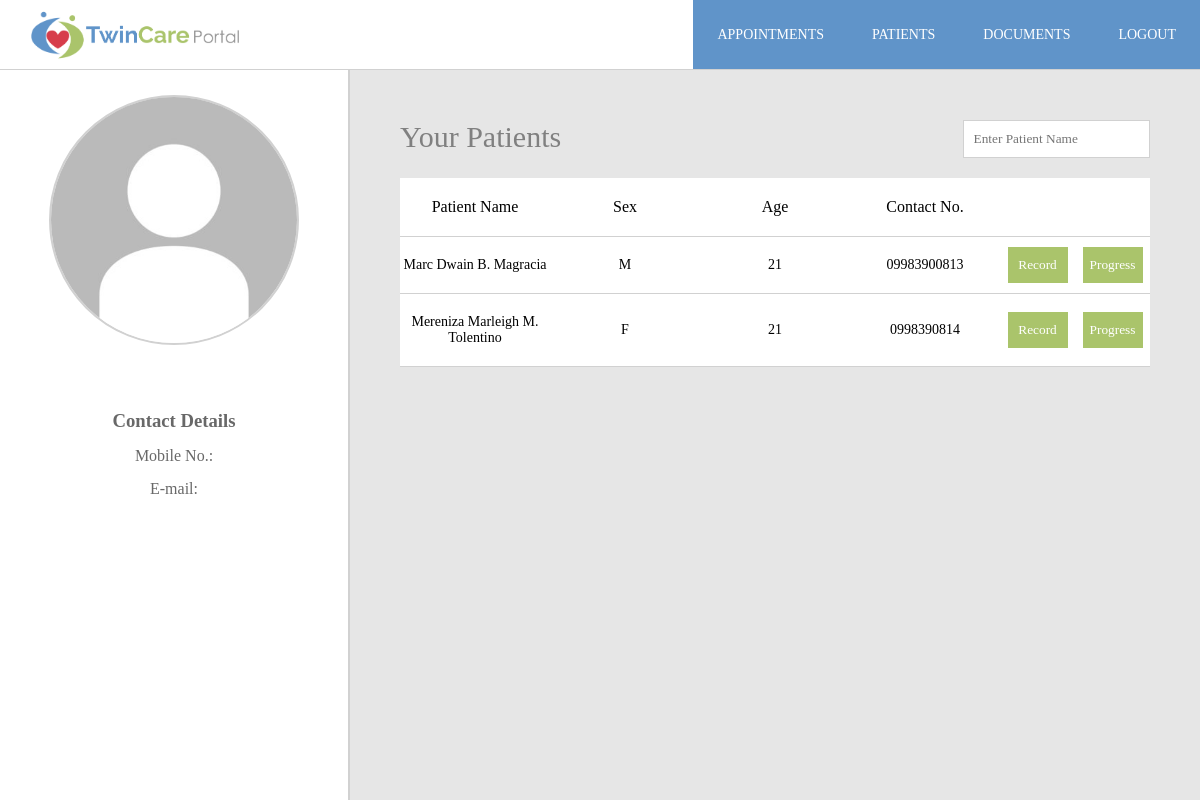
/employee-patients.php, run on an earlier commit of the app's database.
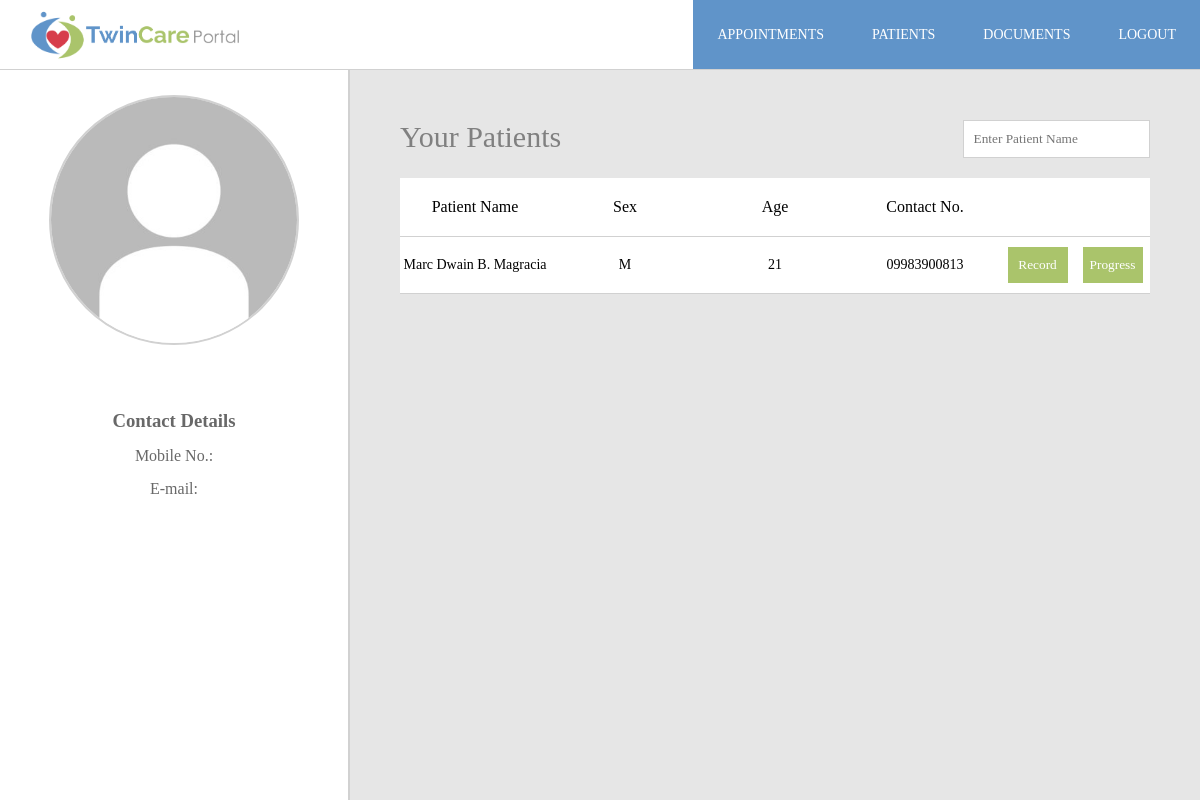
And on a later commit of the database.
### tables this page shows
CREATE TABLE `user_table` (
  `patient_id` int(11) NOT NULL,
  `first_name` varchar(255) NOT NULL,
  `middle_name` varchar(255) NOT NULL,
  `last_name` varchar(255) NOT NULL,
  `email` varchar(255) NOT NULL,
  `password` varchar(1000) NOT NULL,
  `contact_num` varchar(255) NOT NULL,
  `sex` varchar(255) NOT NULL,
  `birthdate` date NOT NULL,
  `medical_record_id` varchar(255) NOT NULL,
  `num_of_appt` int(11) NOT NULL
);

### employee-patients.php (the view, shortened to what this page needs)
<!DOCTYPE html>
<html lang="en">
<head>
    <link rel='stylesheet' type='text/css' href='css/navbar.css'>
    <link rel='stylesheet' type='text/css' href='css/profile.css'>
    <link rel='stylesheet' tyype='text/css' href='css/employee-contents.css'>
</head>
<body>
    <?php include 'extras/employee-navbar.php' ?>
    <?php include 'extras/profile.php' ?>
    <div class='background-container'></div>
    <div class='employee-contents'>
        <div class='e-contents-header'>
            <h2>Your Patients</h2>
            <input type='text' id='search-patient' placeholder='Enter Patient Name'>
        </div>
        <div class='e-contents-table-patients'>
            <div class='e-contents-header-table-patients'>
                <span>Patient Name</span>
                <span>Sex</span>
                <span>Age</span>
                <span>Contact No.</span>
                <span></span>
            </div>
            <div class='patient-tbl'>
                <?php
                include 'php_processes/db_conn.php';
                $query = "SELECT * FROM user_table";
                $result = mysqli_query($conn, $query);
                while ($row = mysqli_fetch_array($result)) {
                    $lastname = $row['last_name'];
                    $middlename = substr($row['middle_name'], 0, 1);
                    $firstname = $row['first_name'];
                    $fullname = "$firstname $middlename. $lastname";
                    $sex = strtoupper(substr($row['sex'], 0, 1));
                    $contact = $row['contact_num'];
                    $birthdate = $row['birthdate'];
                    $from = new DateTime($birthdate);
                    $to = new DateTime('today');
                    $age = $from->diff($to)->y;
                    echo "
                        <div class='e-contents-patients'>
                            <span>$fullname</span>
                            <span>$sex</span>
                            <span>$age</span>
                            <span>$contact</span>
                            <div>
                                <a><button>Record</button></a>
                                <a><button>Progress</button></a>
                            </div>
                        </div>
                    ";
                }
                ?>
            </div>
        </div>
    </div>
</body>
</html>

### extras/employee-navbar.php (shortened to what this page needs)
<nav>
    <div class='logo-container'>
        <img src='img/logo-2.png' class='logo'>
    </div>
    <ul>
        <li><button id="appointments-doctor">Appointments</button></li>
        <li><button id='patients-doctor'>Patients</button></li>
        <li><button id='documents-doctor'>Documents</button></li>
        <li><button id='logout-doctor' name='logout'>Logout</button></li>
    </ul>
</nav>

### extras/profile.php (shortened to what this page needs)
<div class='profile-container'>
    <div class='profile-picture'>
        <div class='profile-pic-div'>
            <img src='img/profile-picture.jpg'>
        </div>
    </div>
    <div class='profile-details'>
        <div class='contact-details'>
            <div class='contact-header'>
                <h3>Contact Details</h3>
            </div>
            <div class='detail'>
                <span>Mobile No.:</span>
            </div>
            <div class='detail'>
                <span>E-mail:</span>
            </div>
        </div>
    </div>
</div>

### css/navbar.css (style rules this page uses)
* { padding: 0; margin: 0; text-decoration: none; list-style: none; box-sizing: border-box; }
:root { --background: #E6E6E6; --blue: #6094C9; --green: #AAC46B; --graytext: #8B8B8B; --grayoutline: rgb(209, 209, 209); }
body { font-family: 'Century Gothic'; }
nav { background: white; height: 70px; width: 100%; position: fixed; top: 0; left: 0; border-bottom: 1px solid rgb(209, 209, 209); }
.logo-container { position: absolute; top: -2px; left: 20px; max-width: 230px; }
.logo-container img { width: 100%; }
nav ul { float: right; height: auto; background-color: var(--blue); display: flex; }
nav ul li { display: flex; justify-content: center; align-items: center; height: auto; }
nav ul li button { background-color: var(--blue); color: white; text-transform: uppercase; font-size: 14px; border: none; padding: 24px; width: 100%; height: 69px; cursor: pointer; font-family: 'Century Gothic'; }

### css/profile.css (style rules this page uses)
* { padding: 0; margin: 0; box-sizing: border-box; }
:root { --background: #E6E6E6; --blue: #6094C9; --green: #AAC46B; --graytext: #8B8B8B; --grayoutline: rgb(209, 209, 209); }
body { font-size: 20px; }
.background-container { position: fixed; top: 0; left: 0; z-index: -10; width: 100%; height: 100%; padding-top: 80px; background-color: var(--background); }
.profile-container { position: fixed; top: 70px; left: 0; width: 350px; height: 92vh; background-color: white; display: flex; flex-direction: column; color: rgb(104, 104, 104); font-size: 0.8em; border-right: 2px solid var(--grayoutline); }
.profile-picture { width: 100%; height: 300px; display: flex; justify-content: center; align-items: center; }
.profile-pic-div { width: 250px; height: 250px; overflow: hidden; display: flex; justify-content: center; align-items: center; border-radius: 50%; border: 2px solid var(--grayoutline); }
.profile-pic-div img { transform: scale(0.7); }
.profile-details { display: flex; flex-direction: column; justify-content: space-between; align-items: center; padding: 30px; padding-top: 0px; text-align: center; }
.contact-details > * { margin-bottom: 15px; }
.detail { display: flex; flex-direction: column; }

### css/employee-contents.css (style rules this page uses)
:root { --background: #E6E6E6; --blue: #6094C9; --green: #AAC46B; --graytext: #8B8B8B; --grayoutline: rgb(209, 209, 209); }
.employee-contents { width: calc(100% - 350px); height: auto; position: absolute; z-index: -10; right: 0; top: 70px; padding: 50px; }
.e-contents-header { color: gray; margin-bottom: 20px; display: flex; justify-content: space-between; }
.e-contents-header input { padding: 10px; font-family: 'Century Gothic'; border: 1px solid var(--grayoutline); outline: none; width: 25%; }
.e-contents-header h2 { font-weight: 200; }
.e-contents-table-patients { width: 100%; height: auto; background-color: white; margin-bottom: 40px; }
.e-contents-header-table-patients { display: grid; grid-template-columns: 1fr 1fr 1fr 1fr 1fr; border-bottom: 1px solid var(--grayoutline); }
.e-contents-header-table-patients span { display: flex; justify-content: center; align-items: center; padding: 20px 0px; font-size: 0.8em; text-align: center; text-overflow: ellipsis; white-space: nowrap; overflow: hidden; }
.e-contents-patients { display: grid; grid-template-columns: 1fr 1fr 1fr 1fr 1fr; border-bottom: 1px solid var(--grayoutline); }
.e-contents-patients span { display: flex; justify-content: center; align-items: center; padding: 20px 0px; font-size: 0.7em; text-align: center; }
.e-contents-patients div { display: flex; justify-content: space-around; align-items: center; }
.e-contents-patients div a { padding: 10px; display: flex; justify-content: center; align-items: center; background-color: var(--green); width: 40%; cursor: pointer; }
.e-contents-patients div a button { border: none; background-color: transparent; color: white; cursor: pointer; font-family: 'Century Gothic'; }

What changed in the data, as far as the page shows it:
removed user_table: fullname "Mereniza Marleigh M. Tolentino", sex "F", birthdate "21", contact_num "0998390814"
